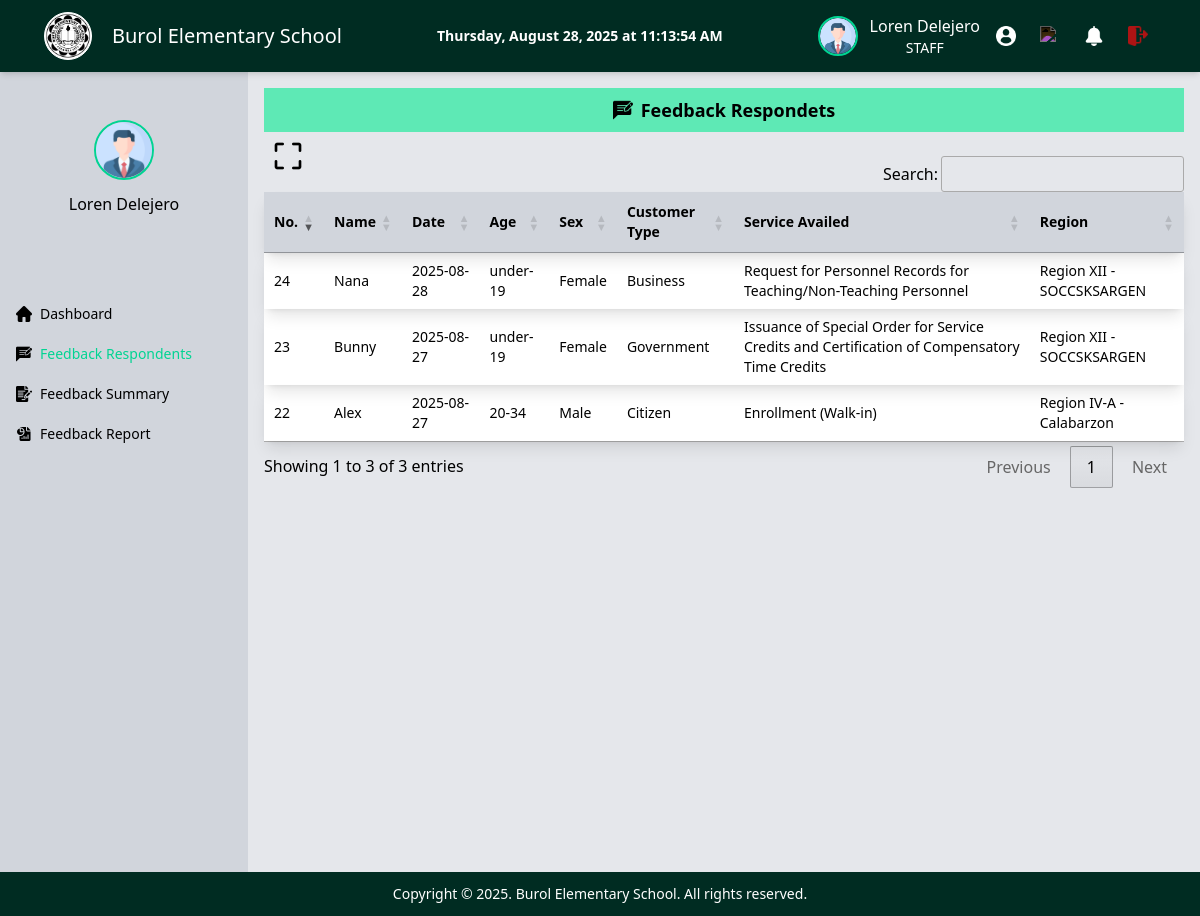
Screenshot of /pages/admin/feedback-respondents.php (signed in) with the database file from the repository.
### tables this page shows
CREATE TABLE `feedback_respondents` (
  `id` int(11) NOT NULL,
  `name` varchar(255) DEFAULT NULL,
  `date` date NOT NULL,
  `age` varchar(50) NOT NULL,
  `sex` varchar(10) NOT NULL,
  `customer_type` varchar(50) NOT NULL,
  `submitted_at` timestamp NOT NULL DEFAULT current_timestamp(),
  `service_availed_id` int(11) DEFAULT NULL,
  `region_id` int(11) NOT NULL
);

CREATE TABLE `services` (
  `id` int(11) NOT NULL,
  `name` varchar(255) NOT NULL,
  `customer_type` enum('Citizen','Government','Business') NOT NULL,
  `category_id` int(11) DEFAULT NULL
);

### includes/fetch-feedback-data.php (called while the page is built)
<?php
require_once __DIR__ . '/../config/database.php';
$stmt = $pdo->query("
  SELECT
    r.id, r.name, r.date, r.age, r.sex, r.customer_type,
    s.name AS service_availed,
    CONCAT(reg.code, ' - ', reg.name) AS region,
    reg.slug AS region_slug,
    r.submitted_at,
    a.citizen_charter_awareness, a.cc1, a.cc2, a.cc3,
    a.sqd1, a.sqd2, a.sqd3, a.sqd4, a.sqd5, a.sqd6, a.sqd7, a.sqd8,
    a.remarks
  FROM feedback_respondents r
  JOIN services s ON r.service_availed_id = s.id
  JOIN feedback_answers a ON r.id = a.respondent_id
  JOIN regions reg ON r.region_id = reg.id
  ORDER BY r.submitted_at DESC
");
$results = $stmt->fetchAll(PDO::FETCH_ASSOC);
?>

### pages/admin/feedback-respondents.php (the view, shortened to what this page needs)
<?php
require_once  __DIR__ .'/../../config/database.php';
require_once  __DIR__ .'/../../includes/fetch-feedback-data.php';
?>
<!DOCTYPE html>
<html lang="en">
<head>
  <link href="/src/styles.css" rel="stylesheet">
  <link rel="stylesheet" href="https://cdn.datatables.net/1.13.6/css/jquery.dataTables.min.css">
</head>
<body class="bg-gray-200  min-h-screen flex flex-col">
  <?php include('../../includes/header.php'); ?>
  <main class=" grid grid-cols-[248px_1fr] min-h-screen">
    <?php include '../../includes/side-nav-admin.php' ?>
    <section class="m-4">
      <div class="bg-emerald-300 p-2 flex justify-center items-center gap-2">
        <img src="/assets/img/feedback-respondent.png " class="w-5 h-5">
        <h1 class="font-bold text-lg ">Feedback Respondets</h1>
      </div>
      <a href="/pages/admin/feedback-details.php">
        <button class="cursor-pointer  w-fit m-1 hover:bg-emerald-600 rounded-md p-1 absolute">
          <img src="/assets/img/fullscreen.png" class="w-8 h-8">
        </button>
      </a>
      <br>
      <table id="feedbackTable" class=" w-full table-auto text-sm mt-10 mb-20 border-separate border-spacing-y-2 bg-white">
        <thead class=" bg-gray-300 text-left  text-black">
          <tr class=" shadow-lg ">
            <th>No.</th>
            <th>Name</th>
            <th>Date</th>
            <th>Age</th>
            <th>Sex</th>
            <th>Customer Type</th>
            <th>Service Availed</th>
            <th>Region</th>
          </tr>
        </thead>
        <tbody>
          <?php foreach ($results as $row): ?>
            <tr class="shadow-lg border-t ">
              <td><?= $row['id'] ?></td>
              <td><?= htmlspecialchars($row['name']) ?></td>
              <td><?= $row['date'] ?></td>
              <td><?= $row['age'] ?></td>
              <td><?= $row['sex'] ?></td>
              <td><?= $row['customer_type'] ?></td>
              <td><?= $row['service_availed'] ?></td>
              <td><?= $row['region'] ?></td>
            </tr>
          <?php endforeach; ?>
        </tbody>
      </table>
    </section>
  </main>
  <?php include '../../includes/footer.php' ?>
</body>
</html>

### rows the page displays
feedback_respondents: id "24", name "Nana", date "2025-08-28", age "under-19", sex "Female", customer_type "Business", service_availed.name "Request for Personnel Records for Teaching/Non-Teaching Personnel", region "Region XII - SOCCSKSARGEN"
feedback_respondents: id "23", name "Bunny", date "2025-08-27", age "under-19", sex "Female", customer_type "Government", service_availed.name "Issuance of Special Order for Service Credits and Certification of Compensatory Time Credits", region "Region XII - SOCCSKSARGEN"
feedback_respondents: id "22", name "Alex", date "2025-08-27", age "20-34", sex "Male", customer_type "Citizen", service_availed.name "Enrollment (Walk-in)", region "Region IV-A - Calabarzon"

### other values shown
$_SESSION['firstName'] . ' ' . $_SESSION['lastName'] "Loren Delejero"
$_SESSION['role_name'] "STAFF"
$item['label'] "Dashboard"
$item['label'] "Feedback Respondents"
$item['label'] "Feedback Summary"
$item['label'] "Feedback Report"
